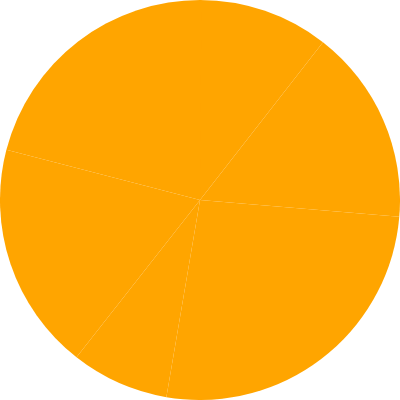

Vega-Lite specification stored for this chart:
### Vega specification from a JSON file in a GitHub repository (floating-point values rounded to 4 significant figures)
{"$schema": "https://vega.github.io/schema/vega/v5.json", "description": "A basic pie chart example.", "width": 200, "height": 200, "autosize": "none", "uifactoryConfig": [{"type": "mark.arc", "prefix": "pie", "insert": "marks[0].encode.enter"}], "signals": [{"name": "startAngle", "value": 0, "bind": {"input": "range", "min": 0, "max": 6.29, "step": 0.01}}, {"name": "endAngle", "value": 6.29, "bind": {"input": "range", "min": 0, "max": 6.29, "step": 0.01}}, {"name": "padAngle", "value": 0, "bind": {"input": "range", "min": 0, "max": 0.1}}, {"name": "innerRadius", "value": 0, "bind": {"input": "range", "min": 0, "max": 90, "step": 1}}, {"name": "cornerRadius", "value": 0, "bind": {"input": "range", "min": 0, "max": 10, "step": 0.5}}, {"name": "sort", "value": false, "bind": {"input": "checkbox"}}, {"name": "stWidth", "value": "", "bind": {"input": "range", "min": 0, "max": 10, "step": 0}}, {"name": "fillColor", "value": "orange", "bind": {"input": "color", "min": 0, "max": 10, "step": 0}}], "data": [{"name": "table", "values": [{"id": 1, "field": 4}, {"id": 2, "field": 6}, {"id": 3, "field": 10}, {"id": 4, "field": 3}, {"id": 5, "field": 7}, {"id": 6, "field": 8}], "transform": [{"type": "pie", "field": "field", "startAngle": {"signal": "startAngle"}, "endAngle": {"signal": "endAngle"}, "sort": {"signal": "sort"}}]}], "scales": [{"name": "color", "type": "ordinal", "domain": {"data": "table", "field": "id"}, "range": {"scheme": "category20"}}], "marks": [{"type": "arc", "from": {"data": "table"}, "encode": {"enter": {"fill": {"scale": "color", "field": "id"}, "x": {"signal": "width / 2"}, "y": {"signal": "height / 2"}}, "update": {"startAngle": {"field": "startAngle"}, "endAngle": {"field": "endAngle"}, "padAngle": {"signal": "padAngle"}, "innerRadius": {"signal": "innerRadius"}, "outerRadius": {"signal": "width / 2"}, "cornerRadius": {"signal": "cornerRadius"}, "strokeWidth": {"signal": "stWidth"}, "fill": {"signal": "fillColor"}}}}]}
